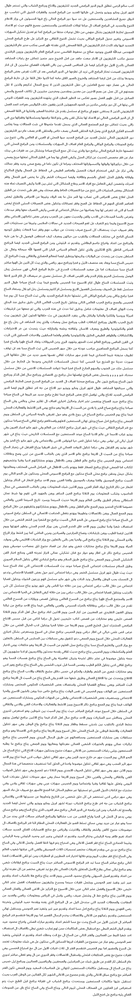
#> input picture capr1.png, 136 x 1000 px, shrunk from 703 x 5158 before the run
$ jupyter execute 'Yousry try.ipynb'
#> lines starting #> are read from the running program, lines starting #| are printed output that depends on the picture; after the words box and inside, x2 and y2 are one past the last pixel; in counts of white or black regions, pixels touching at a corner belong together
### commonfunctions.py


import skimage.io as io
import matplotlib.pyplot as plt
import numpy as np
from skimage.exposure import histogram
from matplotlib.pyplot import bar
from skimage.color import rgb2gray,rgb2hsv
from skimage.transform import (hough_line, hough_line_peaks)

import matplotlib.pyplot as plt
from matplotlib import cm
import math


# Convolution:
from scipy.signal import convolve2d
from scipy import fftpack
import math

from skimage.util import random_noise
from skimage.filters import median
from skimage.feature import canny
from skimage.measure import label
from skimage.color import label2rgb
from sklearn import cluster
from skimage.filters import threshold_otsu


# Edges
from skimage.filters import sobel_h, sobel, sobel_v,roberts, prewitt

# Show the figures / plots inside the notebook
def show_images(images,titles=None):
    #This function is used to show image(s) with titles by sending an array of images and an array of associated titles.
    # images[0] will be drawn with the title titles[0] if exists
    # You aren't required to understand this function, use it as-is.
    n_ims = len(images)
    if titles is None: titles = ['(%d)' % i for i in range(1,n_ims + 1)]
    fig = plt.figure()
    n = 1
    for image,title in zip(images,titles):
        a = fig.add_subplot(1,n_ims,n)
        if image.ndim == 2:
            plt.gray()
        plt.imshow(image)
        a.set_title(title)
        n += 1
    fig.set_size_inches(np.array(fig.get_size_inches()) * n_ims)
    plt.show()


# [6 lines left out: function showHist, not called in this run]

### Yousry try.ipynb
[cell 1]
import cv2
import numpy as np
from commonfunctions import *
from scipy.stats import iqr
from scipy import stats
# from collections import namedtupl
from dataclasses import dataclass

def SegmentImg2Lines(image):
    roi_list=[]
    gray = rgb2gray(image)

    #ret, threshed_img = cv2.threshold(gray, 127, 255, cv2.THRESH_BINARY_INV)
    #show_images([gray])
    kernel = np.ones((8,40), np.uint8)
    img_dilation = cv2.dilate(gray, kernel, iterations=1)
    # find contours
    #show_images([img_dilation])
    ctrs, hier = cv2.findContours(img_dilation.copy(), cv2.RETR_EXTERNAL, cv2.CHAIN_APPROX_SIMPLE)
    # sort contours
    #sorted_ctrs = sorted(ctrs, key=lambda ctr: cv2.boundingRect(ctr)[0])
    for i, ctr in enumerate(ctrs):
        # Get bounding box
        x, y, w, h = cv2.boundingRect(ctr)
        # Getting ROI
        roi = image[y:y + h, x:x + w]
        #show_images([roi])
        roi_list.append(roi)
    roi_list.reverse()
    return roi_list

#https://www.pyimagesearch.com/2015/04/20/sorting-contours-using-python-and-opencv/
def sort_contours(cnts, method="left-to-right"): #from right to left
    # initialize the reverse flag and sort index
    i = 0

    # handle if we need to sort in reverse
    #if method == "right-to-left" or method == "bottom-to-top":
    reverse = True

    # construct the list of bounding boxes and sort them from top to
    # bottom
    boundingBoxes = [cv2.boundingRect(c) for c in cnts]
    (cnts, boundingBoxes) = zip(*sorted(zip(cnts, boundingBoxes),
        key=lambda b:b[1][i], reverse=reverse))

    # return the list of sorted contours and bounding boxes
    return cnts, boundingBoxes

def Segmentline2word(line):
    roi_list=[]
    locs=[]
    #gray = cv2.cvtColor(line, cv2.COLOR_BGR2GRAY)
    #ret, threshed_img = cv2.threshold(gray, 127, 255, cv2.THRESH_BINARY_INV)
    #show_images([threshed_img])
    gray = rgb2gray(line)
    kernel = np.ones((4,5), np.uint8)
    img_dilation = cv2.dilate(gray, kernel, iterations=1)
    #show_images([img_dilation])
    # find contours
    ctrs, hier = cv2.findContours(img_dilation.copy(), cv2.RETR_EXTERNAL, cv2.CHAIN_APPROX_SIMPLE)
    # sort contours
    #sorted_ctrs = sorted(ctrs, key=lambda ctr: cv2.boundingRect(ctr)[1])
    sorted_ctrs,_ = sort_contours(ctrs)
    for i, ctr in enumerate(sorted_ctrs):
        # Get bounding box
        x, y, w, h = cv2.boundingRect(ctr)
        # Getting ROI
        roi = line[y:y + h, x:x + w]
        #show_images([roi])
        locs.append((x, y, x + w,y + h))
        roi_list.append(roi)

    return roi_list,locs


# [52 lines left out: functions FindBaselineIndex, FindingMaxTrans, not called in this run]

def getVerticalProjectionProfile(image):
    vertical_projection = np.sum(image, axis = 0)
    return vertical_projection

def getHorizontalProjectionProfile(image):
    horizontal_projection = np.sum(image, axis = 1)
    return horizontal_projection

@dataclass
class SeparationRegions:
    StartIndex: int=0
    EndIndex: int=0
    CutIndex: int=0

# [126 lines left out: functions find_nearest, CutPointIdentification, DetectHoles, DetectBaselineBetweenStartAndEnd, not called in this run]

def DistanceBetweenTwoPoints(x2,x1):
    dist = np.abs(x2 - x1)
    return dist

# [165 lines left out: functions CheckLine19Alg7, CheckStroke, CheckDotsAboveOrBelow, SeparationRegionFilteration, main, not called in this run]
            #print(ValidSeparationRegions)

#     for i in range (len(ValidSeparationRegions)):
#         word[MaxTransitionIndex,int(ValidSeparationRegions[i].CutIndex)] = 150

#     show_images([word])


im = cv2.imread('capr1.png', cv2.IMREAD_GRAYSCALE)
#> im is the input picture: shape (1000, 136); min 116, max 255, mean 235.8
ret, thresh = cv2.threshold(im, 127, 255, cv2.THRESH_BINARY_INV)
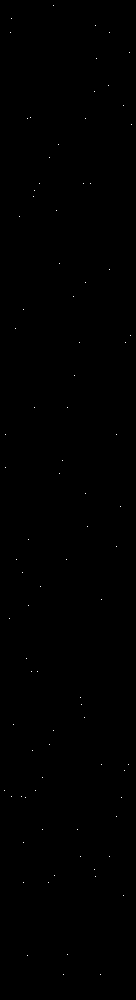
#> thresh: shape (1000, 136); 0.06% white in thin lines or dots
#show_images([thresh])
#main(thresh)
lines=SegmentImg2Lines(thresh)
#> in SegmentImg2Lines, `img_dilation = cv2.dilate(gray, kernel, iterations=1)`:
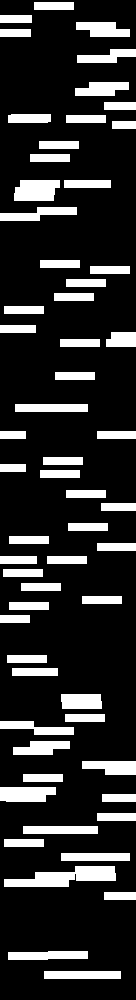
#> img_dilation: shape (1000, 136); 17.8% white; 60 white regions
#> in SegmentImg2Lines, `ctrs, hier = cv2.findContours(img_dilation.copy(), cv2.RETR_EXTERNAL, ..`: ctrs = 60 contours; largest, box (x1, y1, x2, y2) and area: (4, 866, 116, 887) 1271, (14, 180, 60, 201) 783, (0, 787, 56, 802) 695, (8, 951, 88, 960) 553, (82, 761, 136, 775) 552
#> the loop in SegmentImg2Lines, `for i, ctr in enumerate(ctrs):` made 60 passes
#> (ctr, x, y, w, h) on passes 1, 3, 5, 6, 7, 8, 9, 11, 15, 17: ([[44, 971], [44, 978], [120, 978], [120, 971]], 44, 971, 77, 8), ([[104, 892], [104, 899], [135, 899], [135, 892]], 104, 892, 32, 8), ([[61, 853], [61, 860], [129, 860], [129, 853]], 61, 853, 69, 8), ([[4, 839], [4, 846], [43, 846], [43, 839]], 4, 839, 40, 8), ([[23, 826], [23, 833], [97, 833], [97, 826]], 23, 826, 75, 8), ([[97, 813], [97, 820], [135, 820], [135, 813]], 97, 813, 39, 8), ([[102, 794], [102, 801], [135, 801], [135, 794]], 102, 794, 34, 8), ([[23, 774], [23, 781], [62, 781], [62, 774]], 23, 774, 40, 8), ([[65, 714], [65, 721], [104, 721], [104, 714]], 65, 714, 40, 8), ([[12, 668], [12, 675], [57, 675], [57, 668]], 12, 668, 46, 8)
#> (x, y, w, h) on passes 2, 4, 10, 12, 13, 14: (8, 951, 80, 9), (4, 866, 112, 21), (0, 787, 56, 15), (82, 761, 54, 14), (13, 741, 57, 14), (0, 721, 74, 14)
#> after the loop in SegmentImg2Lines, `for i, ctr in enumerate(ctrs):`: roi_list = 60 items
#> lines = 60 items

words,_ = Segmentline2word(lines[8])
#> in Segmentline2word, `ctrs, hier = cv2.findContours(img_dilation.copy(), cv2.RETR_EXTERNAL, ..`: ctrs = [[[17, 2], [17, 5], [21, 5], [21, 2]]]
#> in sort_contours, `boundingBoxes = [cv2.boundingRect(c) for c in cnts]`: boundingBoxes = [(17, 2, 5, 4)]
#> in sort_contours, `(cnts, boundingBoxes) = zip(*sorted(zip(cnts, boundingBoxes), key=lamb..`: cnts = ([[17, 2], [17, 5], [21, 5], [21, 2]],); boundingBoxes = ((17, 2, 5, 4),)
#> in Segmentline2word, `sorted_ctrs,_ = sort_contours(ctrs)`: sorted_ctrs = ([[17, 2], [17, 5], [21, 5], [21, 2]],)
#> the loop in Segmentline2word, `for i, ctr in enumerate(sorted_ctrs):` made 1 pass
#> (ctr, x, y, w, h) on pass 1: ([[17, 2], [17, 5], [21, 5], [21, 2]], 17, 2, 5, 4)
#> after the loop in Segmentline2word, `for i, ctr in enumerate(sorted_ctrs):`: locs = [(17, 2, 22, 6)]; roi_list = 1 items, first 1: [[0, 0, 0, 0, 0], [0, 0, 255, 0, 0], [0, 0, 0, 0, 0], [0, 0, 0, 0, 0]]
#> words has the same summary as roi_list in Segmentline2word

#word=words[1]
#BaselineIndex = FindBaselineIndex(words[4])
show_images([words[0]])
#> in show_images, `n_ims = len(images)`: n_ims = 1
#> the loop in show_images, `for image,title in zip(images,titles):` made 1 pass
#> (title, n) on pass 1: ('(1)', 2)
#> after the loop in show_images, `for image,title in zip(images,titles):`: n = 2
#> in show_images, `plt.show()`:
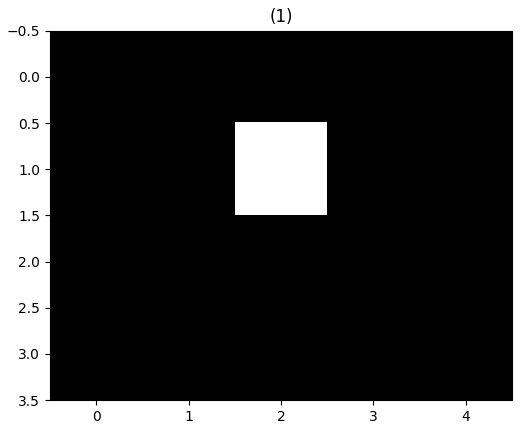
#> figure drawn by matplotlib, 1 panel
print("y")


#2, 7, 10,11,12,13, 15, 17, 19,  21, 22, 23, 26, 28, 29, 30, 31 ok
#14(one extra region fl ظ i ), 16(one error in لا i), 18(one extra region in ذ i)
#24(one missing region between م and ف i), 25(one error in teh marbota)

$ run again, with input.png copied over capr1.png
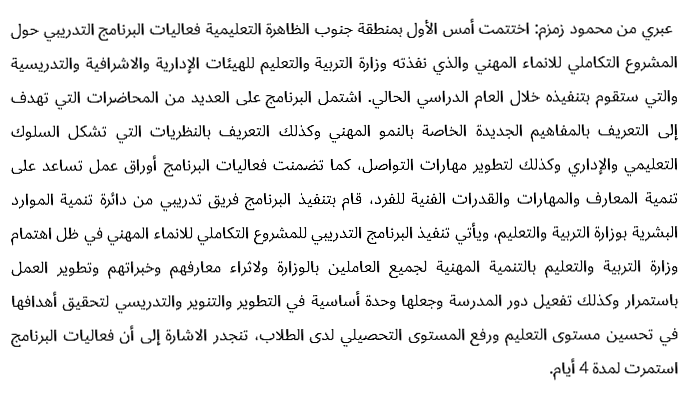
#> input picture input.png, 689 x 398 px
#> im is the input picture: shape (398, 689); min 0, max 255, mean 238
#> `ret, thresh = cv2.threshold(im, 127, 255, cv2.THRESH_BINARY_INV)`:
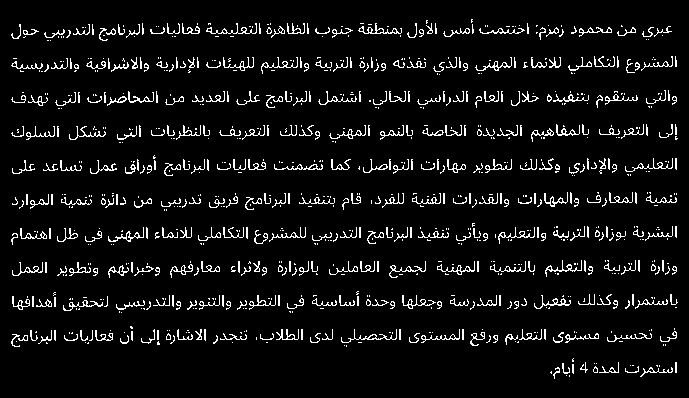
#> thresh: shape (398, 689); 6.5% white in thin lines or dots, all inside (x1, y1, x2, y2) = (11, 19, 678, 379)
#> in SegmentImg2Lines, `ctrs, hier = cv2.findContours(img_dilation.copy(), cv2.RETR_EXTERNAL, ..`: ctrs = 11 contours; largest, box (x1, y1, x2, y2) and area: (0, 220, 689, 249) 15120, (0, 87, 689, 113) 14575, (0, 53, 689, 79) 14397, (0, 288, 689, 317) 14390, (0, 257, 689, 282) 14310
#> the loop in SegmentImg2Lines, `for i, ctr in enumerate(ctrs):` made 11 passes
#> (x, y, w, h) on passes 1 to 8: (531, 355, 158, 28), (0, 323, 689, 28), (0, 288, 689, 29), (0, 257, 689, 25), (0, 220, 689, 29), (0, 189, 689, 26), (0, 152, 689, 28), (0, 121, 689, 26)
#> after the loop in SegmentImg2Lines, `for i, ctr in enumerate(ctrs):`: roi_list = 11 items
#> in Segmentline2word, `ctrs, hier = cv2.findContours(img_dilation.copy(), cv2.RETR_EXTERNAL, ..`: ctrs = 14 contours; largest, box (x1, y1, x2, y2) and area: (114, 6, 183, 27) 651, (10, 3, 58, 24) 544, (623, 5, 680, 23) 532, (448, 6, 503, 24) 502, (61, 7, 110, 25) 497
#> in sort_contours, `boundingBoxes = [cv2.boundingRect(c) for c in cnts]`: boundingBoxes = [(505, 9, 24, 14), (61, 7, 49, 18), (532, 6, 41, 17), (448, 6, 55, 18), (400, 6, 44, 17), (364, 6, 33, 17), (285, 6, 21, 21), (235, 6, 47, 18), (185, 6, 48, 18), (114, 6, 69, 21), (623, 5, 57, 18), (576, 5, 44, 18), (10, 3, 48, 21), (310, 2, 51, 21)]
#> in sort_contours, `(cnts, boundingBoxes) = zip(*sorted(zip(cnts, boundingBoxes), key=lamb..`: cnts has the same summary as ctrs in Segmentline2word; boundingBoxes = ((623, 5, 57, 18), (576, 5, 44, 18), (532, 6, 41, 17), (505, 9, 24, 14), (448, 6, 55, 18), (400, 6, 44, 17), (364, 6, 33, 17), (310, 2, 51, 21), (285, 6, 21, 21), (235, 6, 47, 18), (185, 6, 48, 18), (114, 6, 69, 21), (61, 7, 49, 18), (10, 3, 48, 21))
#> sorted_ctrs has the same summary as ctrs
#> the loop in Segmentline2word, `for i, ctr in enumerate(sorted_ctrs):` made 14 passes
#> after the loop in Segmentline2word, `for i, ctr in enumerate(sorted_ctrs):`: locs = [(623, 5, 680, 23), (576, 5, 620, 23), (532, 6, 573, 23), (505, 9, 529, 23), (448, 6, 503, 24), (400, 6, 444, 23), (364, 6, 397, 23), (310, 2, 361, 23), (285, 6, 306, 27), (235, 6, 282, 24), (185, 6, 233, 24), (114, 6, 183, 27), (61, 7, 110, 25), (10, 3, 58, 24)]; roi_list = 14 items
#> n_ims = 1
#> the loop in show_images, `for image,title in zip(images,titles):` made 1 pass
#> (title, n) on pass 1: ('(1)', 2)
#> after the loop in show_images, `for image,title in zip(images,titles):`: n = 2
#> in show_images, `plt.show()`:
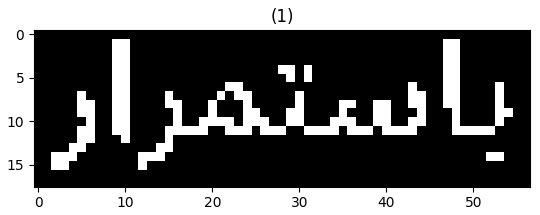
#> figure drawn by matplotlib, 1 panel
